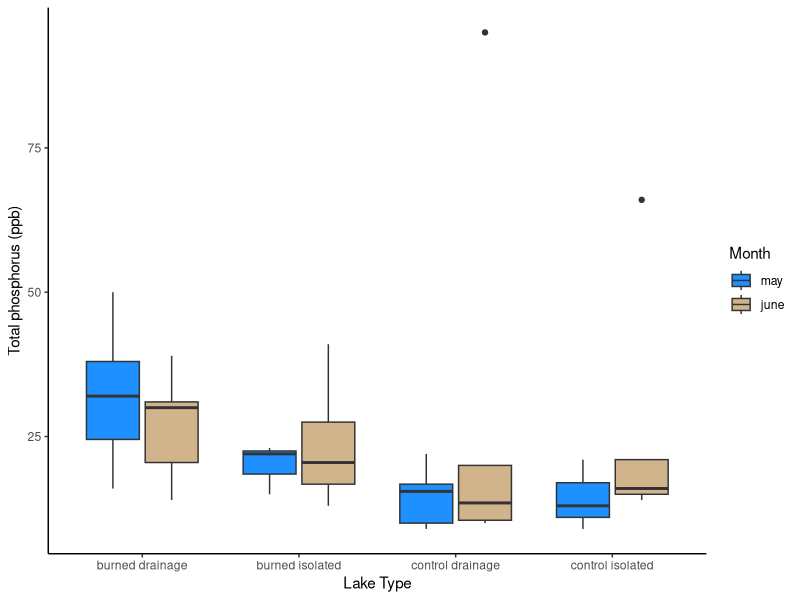
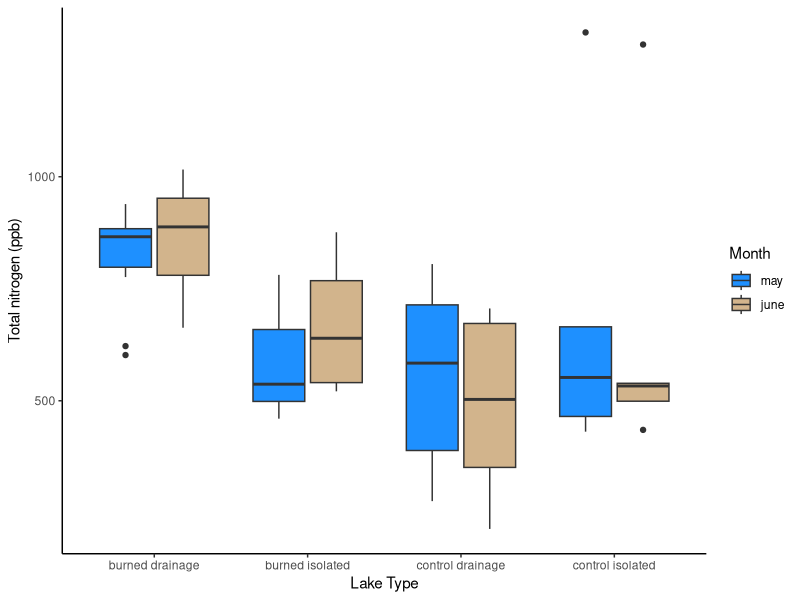
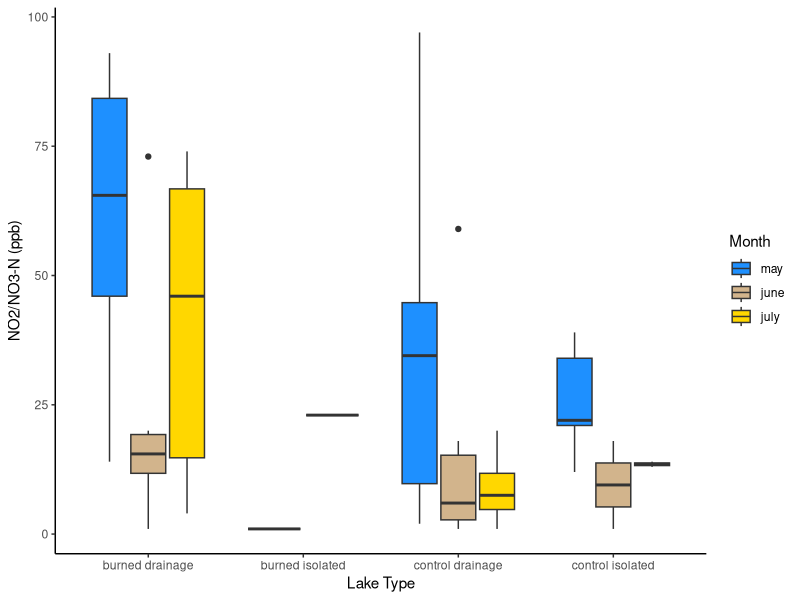
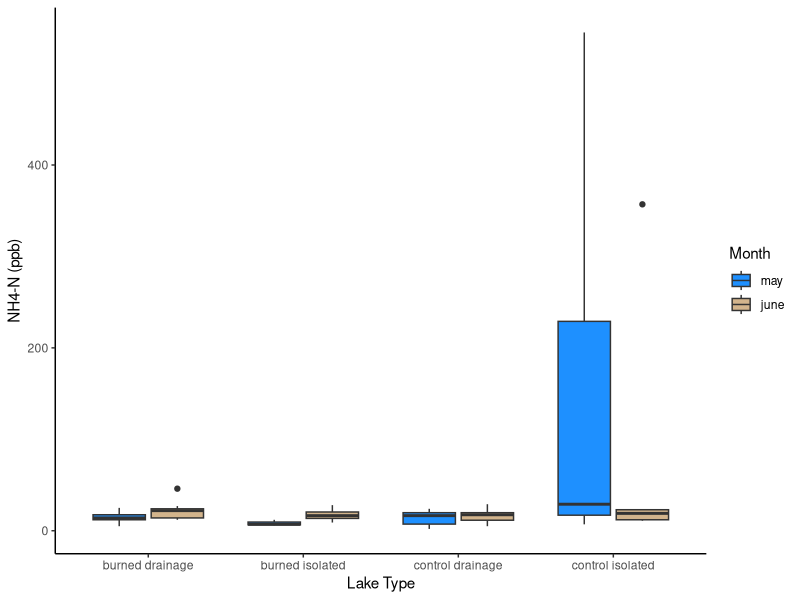
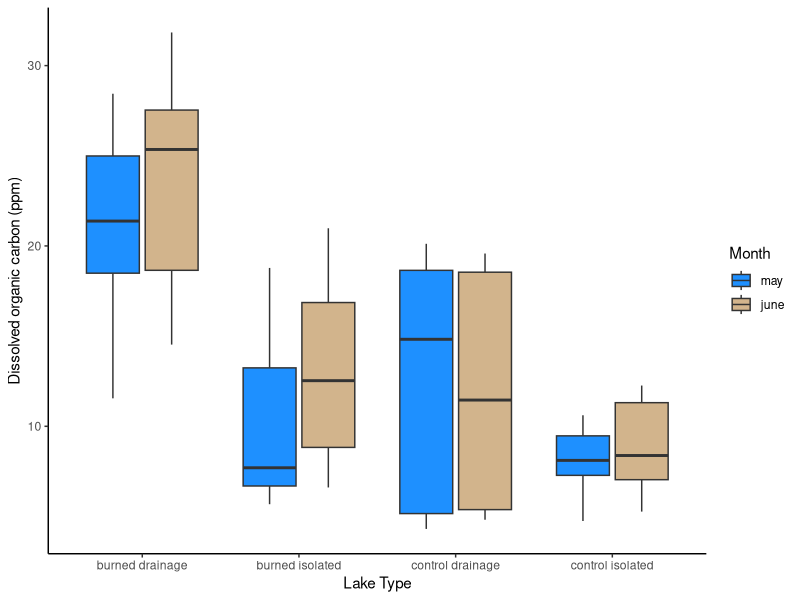
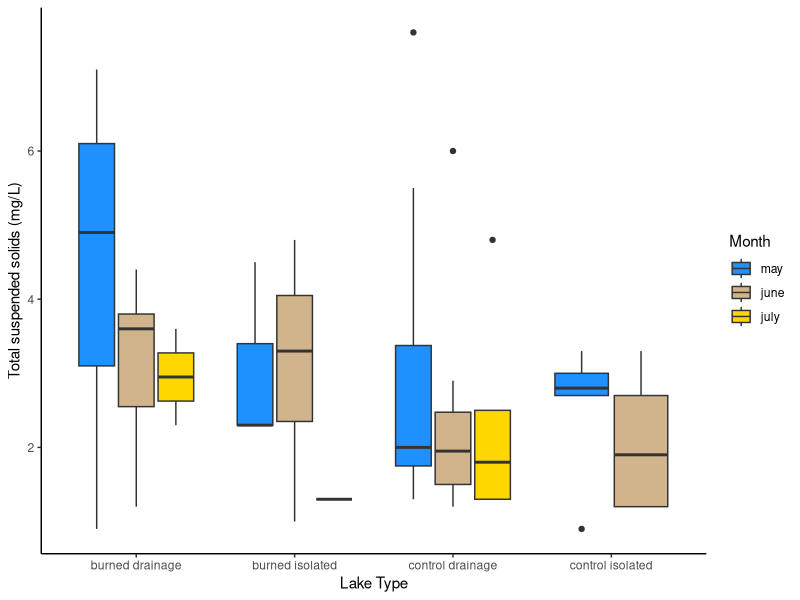
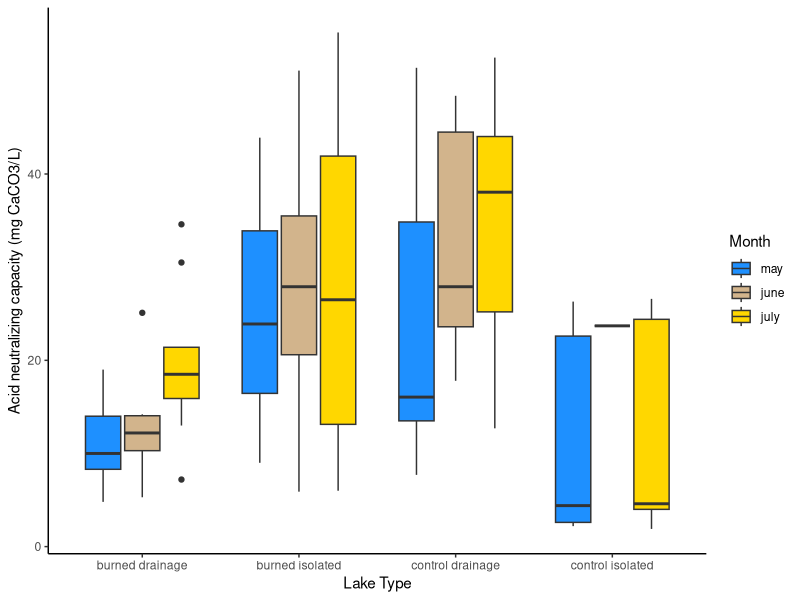

Recreate these plots in R, in order.
####################### Exploring water quality data ##########################
# Date: 8-19-22
# updated:
# Author: Ian McCullough, immccull@gmail.com
###############################################################################

#### R libraries ####
library(ggplot2)

#### Input data ####
setwd("C:/Users/immcc/Documents/SplashNBurn")
may_june_july <- read.csv("Data/WaterQuality/may_june_july.csv")

#### Main program ####
may_june_july$Month_factor <- factor(as.character(may_june_july$Month), levels = c('may', 'june', 'july'))

month_colors <- c('dodgerblue','tan','gold')

ggplot(may_june_july, aes(x = Lake, y = TP, fill = Month_factor)) +
  geom_boxplot() + 
  theme_classic() +
  labs(x = "Lake Type", y = "Total phosphorus (ppb)")+
  scale_fill_manual("Month", values=month_colors)

ggplot(may_june_july, aes(x = Lake, y = TN, fill = Month_factor)) +
  geom_boxplot() + 
  theme_classic() +
  labs(x = "Lake Type", y = "Total nitrogen (ppb)")+
  scale_fill_manual("Month", values=month_colors)

ggplot(may_june_july, aes(x = Lake, y = NO2NO3N, fill = Month_factor)) +
  geom_boxplot() + 
  theme_classic() +
  labs(x = "Lake Type", y = "NO2/NO3-N (ppb)")+
  scale_fill_manual("Month", values=month_colors)

ggplot(may_june_july, aes(x = Lake, y = NH4N, fill = Month_factor)) +
  geom_boxplot() + 
  theme_classic() +
  labs(x = "Lake Type", y = "NH4-N (ppb)")+
  scale_fill_manual("Month", values=month_colors)

ggplot(may_june_july, aes(x = Lake, y = DOC, fill = Month_factor)) +
  geom_boxplot() + 
  theme_classic() +
  labs(x = "Lake Type", y = "Dissolved organic carbon (ppm)")+
  scale_fill_manual("Month", values=month_colors)

ggplot(may_june_july, aes(x = Lake, y = TSS, fill = Month_factor)) +
  geom_boxplot() + 
  theme_classic() +
  labs(x = "Lake Type", y = "Total suspended solids (mg/L)")+
  scale_fill_manual("Month", values=month_colors)

ggplot(may_june_july, aes(x = Lake, y = ANCmg, fill = Month_factor)) +
  geom_boxplot() + 
  theme_classic() +
  labs(x = "Lake Type", y = "Acid neutralizing capacity (mg CaCO3/L)")+
  scale_fill_manual("Month", values=month_colors)
